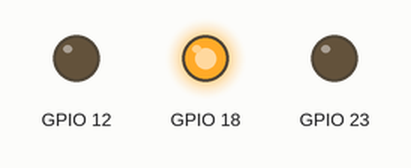
Bench run of a program on a simulated Raspberry Pi (BCM pin numbers). Shown: output pins drawn as LEDs (lit = HIGH). What the program prints to the terminal is not drawn.

Above: at 2.5 s.
At 6.5 s:
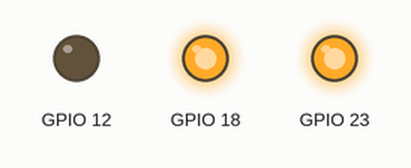
At 13.5 s:
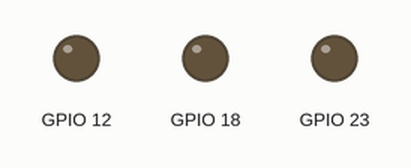
At 22.0 s:
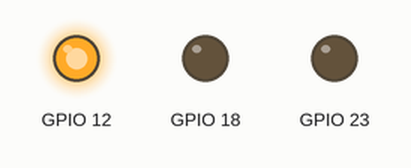
Timing chart, 0 to 31.2 s (numbered marks = the images above):
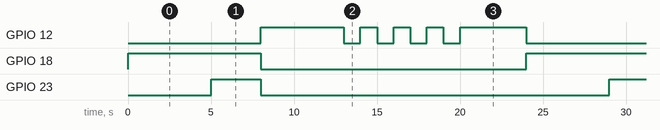

Measured:
- by itself, GPIO 12: repeats every 24.0 s: 3 × (LOW 1.0 s, HIGH 1.0 s), LOW 1.0 s, HIGH 4.0 s, LOW 8.0 s, HIGH 5.0 s
- by itself, GPIO 18: alternates HIGH for 8.0 s and LOW for 16.0 s
- by itself, GPIO 23: alternates HIGH for 3.0 s and LOW for 21.0 s

The program:

Challenge2.4_AmpelEndlos.py
```python
import RPi.GPIO as GPIO
import time

GPIO.setmode(GPIO.BCM)
GPIO.setwarnings(False)

# LED Rot
GPIO.setup(18, GPIO.OUT)

# LED Gelb
GPIO.setup(23, GPIO.OUT)

# LED Gruen
GPIO.setup(12, GPIO.OUT)

while True:
    # Rotphase (5 Sekunden)
    GPIO.output(18, True)
    GPIO.output(23, False)
    GPIO.output(12, False)
    time.sleep(5)

    # Rot-Gelb-Phase (3 Sekunden)
    GPIO.output(18, True)
    GPIO.output(23, True)
    GPIO.output(12, False)
    time.sleep(3)

    # Gruen-Phase (5 Sekunden)
    GPIO.output(18, False)
    GPIO.output(23, False)
    GPIO.output(12, True)
    time.sleep(5)

    # Gruen-Blinkend (4-mal blinken, jeweils 1 Sek)
    zaehler = 0
    while zaehler < 4:
        GPIO.output(18, False)
        GPIO.output(23, False)
        GPIO.output(12, False)
        time.sleep(1)
        GPIO.output(18, False)
        GPIO.output(23, False)
        GPIO.output(12, True)
        time.sleep(1)
        zaehler += 1

    # Gelb-Phase (3 Sekunden)
    GPIO.output(18, False)
    GPIO.output(23, False)
    GPIO.output(12, True)
    time.sleep(3)

    GPIO.output(12, False)
    print("Durchlauf vorbei")
```
